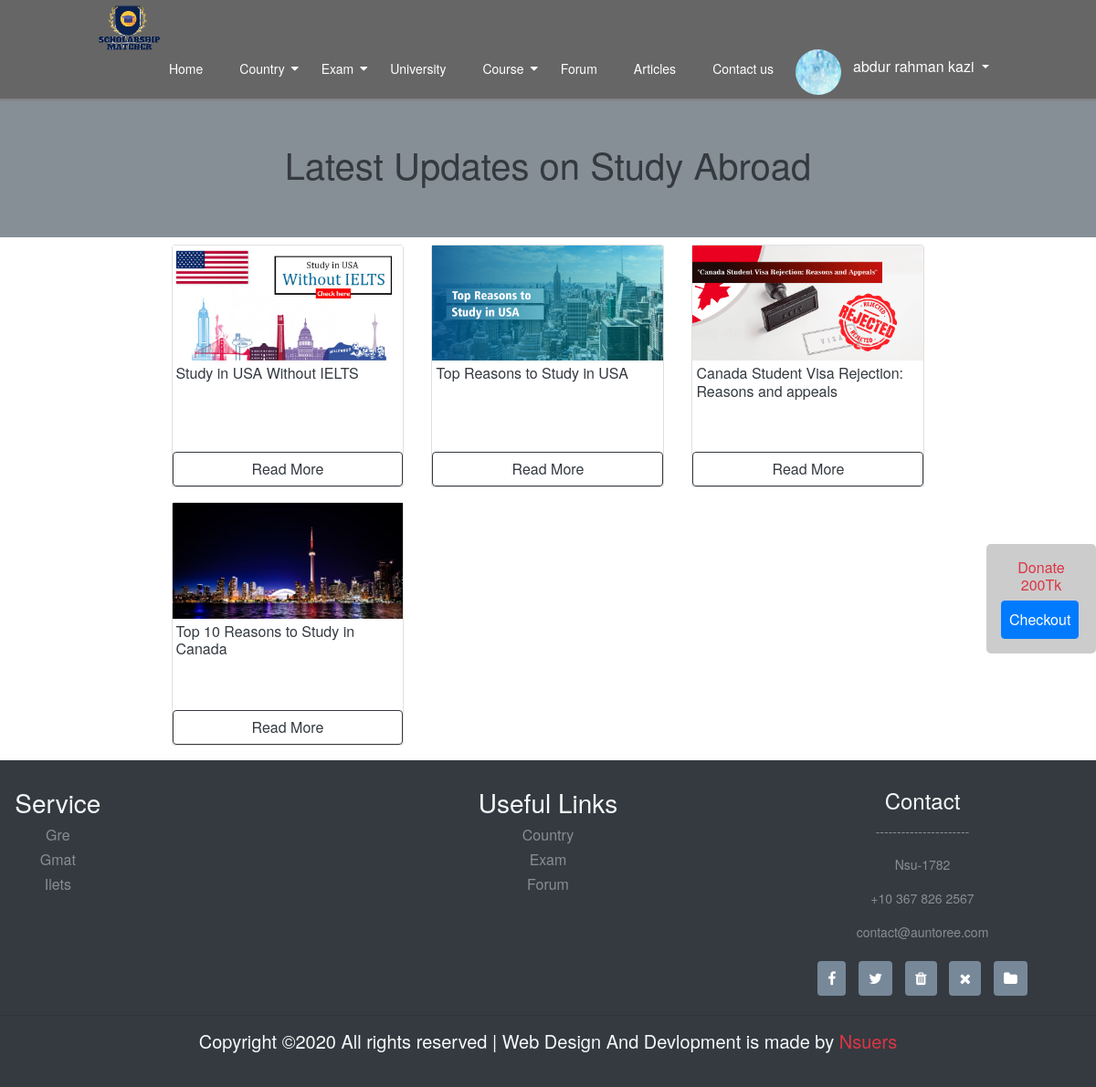
The page /articles.php (signed in) on the database its author committed.
### tables this page shows
CREATE TABLE `article` (
  `art_id` int(11) NOT NULL,
  `title` varchar(100) NOT NULL,
  `image` text NOT NULL,
  `content` text NOT NULL
);

### lib/Session.php (called while the page is built, shortened)
<?php
class Session{
	 public static function get($key){
	 	if (isset($_SESSION[$key])) {
	 		return $_SESSION[$key];
	 	} else {
	 		return false;
	 	}
	 }
}
?>

### classes/Article.php (called while the page is built, shortened)
<?php
 $filepath = realpath(dirname(__FILE__));
 include_once ($filepath.'/../lib/Database.php');
class Article
{
	private $db;
	function __construct(){
		$this->db = new Database();
	}
	function allArticle(){
		$sql ='SELECT * FROM article ORDER BY art_id DESC';
		$fetchAll = $this->db->select($sql);
		return $fetchAll;
	}
}
?>

### lib/Database.php (called while the page is built, shortened)
<?php
Class Database{
	public $host   = DB_HOST;
	public $user   = DB_USER;
	public $pass   = DB_PASS;
	public $dbname = DB_NAME;
	public $link;
	private function connectDB(){
	$this->link = new mysqli($this->host, $this->user, $this->pass, $this->dbname);
 }
	public function select($query){
		$result = $this->link->query($query) or die($this->link->error.__LINE__);
		if($result->num_rows > 0){
			return $result;
		} else {
			return false;
		}
	}
}

### articles.php (the view, shortened to what this page needs)
<?php include 'inc/header.php'; ?>
<div class="container-fluid bg-secondary lineHeight">
  <div class="container p-5">
    <h1 class="text-center text-dark">Latest Updates on Study Abroad</h1>
  </div>
</div>
<section class="container-fluid">
  <div class="container">
    <div class="row pt-2">
      <div class="col-md-9 mx-auto">
        <div class="row">
  <?php
  $allAri = $article->allArticle();
  if ($allAri) {
    while ($row = mysqli_fetch_array($allAri)){
   ?>
          <div class="col-md-4 mb-3">
              <div class="card text-center">
                  <img class="img-fluid mx-auto d-block" src="admin/upload/<?php echo $row['image'] ?>" alt="">
                  <div class="card-body bg-white" style="min-height: 100px;">
                    <p class="text-dark text-left h6"><?php echo $row['title']; ?></p>
                  </div>
                  <a type="submit" href="articledetails.php?arid=<?php echo $row['art_id']; ?>" class="btn btn-block btn-outline-dark">Read More</a>
              </div>
          </div>
  <?php }} ?>
        </div>
      </div>
    </div>
  </div>
</section>
<?php include 'inc/footer.php'; ?>

### inc/header.php (shortened to what this page needs)
<?php
  $filepath = realpath(dirname(__FILE__));
   include_once ($filepath.'/../lib/Session.php');
  $article = new Article();
  ?>
<!DOCTYPE html>
<html>
<head>
    <link rel="stylesheet" href="css/bootstrap.min.css">
    <link rel="stylesheet" href="https://cdnjs.cloudflare.com/ajax/libs/animate.css/3.7.2/animate.min.css">
    <link rel="stylesheet" href="https://cdnjs.cloudflare.com/ajax/libs/font-awesome/4.7.0/css/font-awesome.min.css">
    <link rel="stylesheet" href="css/slick.css">
    <link rel="stylesheet" href="css/swiper.css">
    <link rel="stylesheet" type="text/css" href="css/style.css">
</head>
<body>
<div id="donate" class="p-3" style="position: fixed;top: 50%;right: 0;width: 120px;z-index: 9999;background: #ccc;border-radius: 5px;">
    <h6 class="text-center text-danger">Donate 200Tk</h6>
    <a class="btn btn-primary p-2" href="checkout.php?price=200">Checkout</a>
</div>
<header id="Mainnavbar" class="sticky-top">
  <div class="logo">
    <a href="index.php"><img src="images/LOGO.png" class="rounded-circle" width="90"></a>
  </div>
  <nav class="activation">
    <ul class="mainUl">
      <li><a href="index.php">Home</a></li>
      <li class="sub-menu"><a href="">Country</a>
      </li>
      <li class="sub-menu"><a href="">Exam</a>
      </li>
      <li ><a href="university.php">University</a> </li>
      <li class="sub-menu"><a href="course.php">Course</a>
      </li>
      <li ><a href="forum.php">Forum</a> </li>
      <li ><a href="articles.php">Articles</a> </li>
      <li><a href="contact_us.php">Contact us</a></li>
              <?php
                $login = Session::get('login');
                if ($login) {
              ?>
                     <li class="nav-item middle_header">
                         <div class="dropdown show d-flex p-1">
                            <img src="images/32.jpg" width="50" class="rounded-circle">
                            <a class="btn dropdown-toggle" href="#" role="button" id="dropdownMenuLink" data-toggle="dropdown" aria-haspopup="true" aria-expanded="false">
                              <?php echo Session::get('cmrname'); ?>
                            </a>
                          </div>
                     </li>
                  <?php } ?>
    </ul>
  </nav>
</header>

### inc/footer.php (shortened to what this page needs)
<footer class="footer text-center text-light container-fluid bg-dark">
      <div class="row">
        <div class="col-md-4">
          <div class="col-md-4">
            <h3 class="text-light">Service</h3>
            <p class="h6"><a href="country.html" class="text-muted">Gre</a></p>
            <p class="h6"><a href="exam.html" class="text-muted">Gmat</a></p>
            <p class="h6"><a href="forum.html" class="text-muted">Ilets</a></p>
          </div>
        </div>
        <div class="col-md-4">
          <h3 class="text-light">Useful Links</h3>
          <p class="h6"><a href="country.html" class="text-muted">Country</a></p>
          <p class="h6"><a href="exam.html" class="text-muted">Exam</a></p>
          <p class="h6"><a href="forum.html" class="text-muted">Forum</a></p>
        </div>
        <div class="col-md-4">
          <h4 class="text-light">Contact</h4>
          <p class="text-muted">----------------------</p>
          <p class="text-muted">Nsu-1782</p>
          <p class="text-muted">+10 367 826 2567</p>
          <p class="text-muted">contact@auntoree.com</p>
          <div >
            <button class="btn top_btn"><i class="fa fa-facebook"></i></button>
            <button class="btn top_btn"><i class="fa fa-twitter"></i></button>
            <button class="btn top_btn"><i class="fa fa-trash"></i></button>
            <button class="btn top_btn"><i class="fa fa-close"></i></button>
            <button class="btn top_btn"><i class="fa fa-folder"></i></button>
          </div>
        </div>
      </div>
      <hr>
      <h5 class="text-center text-light">Copyright ©2020 All rights reserved | Web Design And Devlopment is made by <span class="text-danger">Nsuers</span></h5>
</footer>
  </body>
</html>

### css/style.css (style rules this page uses)
body { background: #fff; font-family: Helvetica Neue, Helvetica, Arial, sans-serif; font-size: 14px; color: #000; margin: 0; padding: 0; }
a { text-decoration:none !important; }
.lineHeight { margin-top: -5px; }
#Mainnavbar { position: relative; color: #fff; box-shadow: 0px 2px 2px grey; z-index: 99999; background-color: #666666 !important; }
header { display: inline-block; padding: 0 100px; background: #262626; width: 100%; box-sizing: border-box; }
header .logo { color: #fff; height: 50px; line-height: 50px; font-size: 24px; float: left; font-weight: bold; }
header nav { float: right; }
header nav ul { margin: 0; padding: 0; display: flex; }
header nav ul li { list-style: none; position: relative; }
header nav ul li.sub-menu:before { content: '\f0d7'; font-family: fontAwesome; line-height: 50px; position: absolute; color: #fff; right: 5px; }
header nav ul li a { height: 50px; line-height: 50px; padding: 0 20px; color: #fff; text-decoration: none; display: block; }
.sticky-top { position: -webkit-sticky !important; position: sticky !important; top: 0; z-index: 1020 !important; }
.footer { padding: 30px 0px; }
.top_btn { background-color: lightslategray; border: none; color: white; padding: 7px 11px; font-size: 16px; cursor: pointer; margin: 5px; }
.card-body { padding: 0.25rem; }

### rows shown on the page
article: image (picture), title "Study in USA Without IELTS"
article: image (picture), title "Top Reasons to Study in USA"
article: image (picture), title "Canada Student Visa Rejection: Reasons and appeals"
article: image (picture), title "Top 10 Reasons to Study in Canada"

### other values the page prints
Session::get('cmrname') "abdur rahman kazi"
